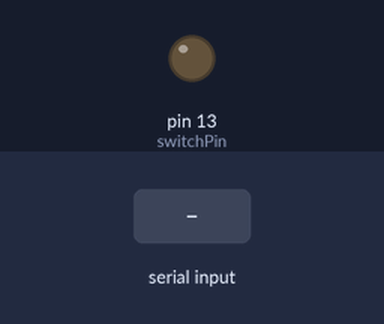
This sketch was run on a simulated Arduino Uno, built with avr-gcc and run on an emulated ATmega328P. Parts: output pins drawn as LEDs (lit = HIGH). The inputs (shaded band) are chosen by the test bench.

Above: at 1.2 s.
1.3 s: "c" received over Serial
At 2.5 s:
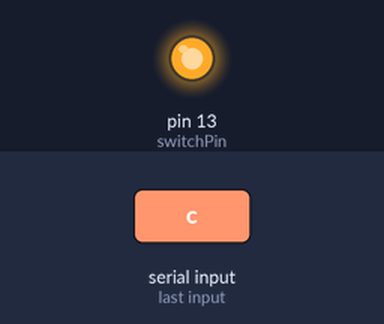
2.8 s: "o" received over Serial
At 3.7 s:
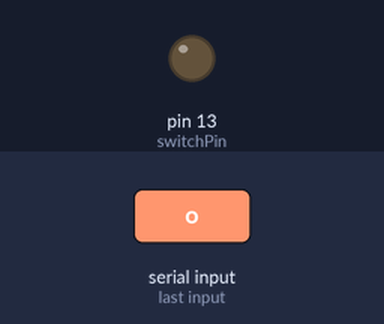
Timing chart, 0 to 5.8 s (numbered marks = the images above; inputs shaded):
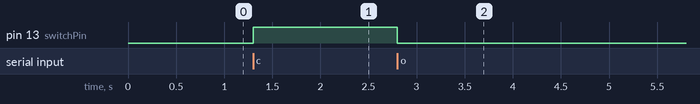

Measured:
- after the input at 1.3 s, pin 13 (switchPin): LOW → HIGH at once
- after the input at 2.8 s, pin 13 (switchPin): HIGH → LOW at once

The sketch:

lock_control.ino
```cpp
const int switchPin = 13;
int setByte;

void setup() {
  // put your setup code here, to run once:
//initialize serial communication
Serial.begin(9600);
//initialize switch pin as output
pinMode(switchPin, OUTPUT);
}

void loop() {
  // put your main code here, to run repeatedly:
  //check for connection
  if(Serial.available() > 0) {
    //save situation in setByte
    setByte = Serial.read();
    //if o open
    if (setByte == 'o') {
    digitalWrite(switchPin, LOW);
  }
  //if c close
  if (setByte == 'c') {
    digitalWrite(switchPin, HIGH);
  }
  //if d open 5 seconds then close
  if (setByte == 'd') {
    digitalWrite(switchPin, LOW);
    delay(5000);
    digitalWrite(switchPin, HIGH);
  }
}
}
```
